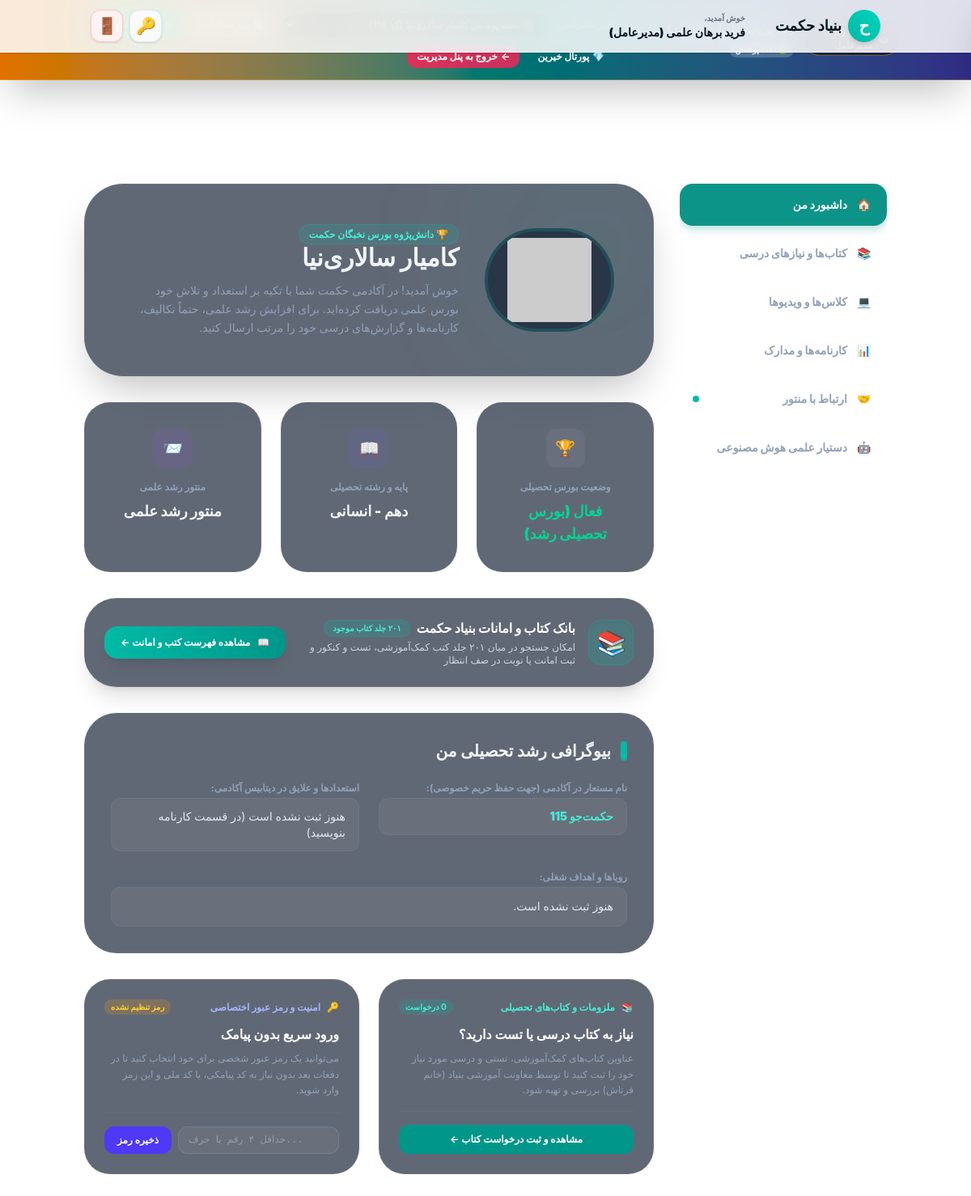
The page /student-dashboard.php?student_id=767 (signed in) on the database its author committed.
### tables this page shows
CREATE TABLE students (
            id INTEGER PRIMARY KEY AUTOINCREMENT,
            code TEXT UNIQUE,
            name TEXT,
            surname TEXT,
            national_id TEXT,
            phone TEXT,
            father_name TEXT,
            birthday TEXT,
            address TEXT,
            school TEXT,
            grade TEXT DEFAULT 'A',
            notes TEXT
        , photo_path TEXT, status TEXT DEFAULT 'active', mother_name TEXT, birth_place TEXT, field_of_study TEXT, guardian_phone TEXT, items_given TEXT, counselor TEXT, explanations TEXT, father_job TEXT, mother_job TEXT, account_number TEXT, avatar_url TEXT, alias_name TEXT, talents TEXT, dreams TEXT, bursary_eligible INTEGER DEFAULT 1, base_bursary INTEGER DEFAULT 20000000, computer_installment INTEGER DEFAULT 0, loan_installment INTEGER DEFAULT 0, other_deductions INTEGER DEFAULT 0, deductions_desc TEXT DEFAULT '', password TEXT, gender TEXT, language_class TEXT);

### student-dashboard.php (the view, shortened to what the rows shown need)
<?php
require_once 'includes/auth.php';
$is_management = has_role(['superadmin', 'secretary', 'education_deputy', 'board_member', 'admin']);
$is_admin_viewer = $is_management;
$is_operator_viana = is_viana() || has_role('data_operator') || ((int)($_SESSION['user_id'] ?? 0) === 745) || ((int)($_SESSION['related_id'] ?? 0) === 745) || (strtolower($_SESSION['username'] ?? '') === 'viana');
if ($is_admin_viewer) {
    $student_id = isset($_GET['student_id']) ? (int)$_GET['student_id'] : (isset($_SESSION['view_student_id']) ? (int)$_SESSION['view_student_id'] : 0);
} elseif ($is_operator_viana) {
    $student_id = 745;
    $all_students_list = [];
} else {
    $student_id = (int)($_SESSION['related_id'] ?? $_SESSION['user_id']);
    $all_students_list = [];
}
$stmt = $pdo->prepare("SELECT * FROM students WHERE id = ?");
$stmt->execute([$student_id]);
$student = $stmt->fetch();
$alias_name = $student['alias_name'] ?: 'دانش‌پژوه #' . $student['id'];
$student_status = $student['status'] ?: 'active';
$bursary_eligible = (int)($student['bursary_eligible'] ?? 0);
$is_bursary_active = in_array($student_status, ['active', 'university']) && ($bursary_eligible === 1);
if ($student_status === 'exited') {
    $status_badge_class = 'bg-rose-500/20 text-rose-300 border border-rose-500/40';
    $status_badge_text = '🔴 خروج از بورس (غیرفعال)';
    $bursary_card_title = 'وضعیت بورس تحصیلی';
    $bursary_card_val = 'غیرفعال (خروج از بورس)';
    $bursary_card_color = 'text-rose-400';
    $bursary_card_icon = '❌';
    $mentor_card_val = 'غیرفعال (پرونده مختومه)';
    $hero_desc = 'این پرونده تحصیلی در حال حاضر در وضعیت «خروج از بورس بنیاد حکمت» قرار دارد و پرداخت هرگونه بورسیه یا خدمات آموزشی فعال برای آن متوقف گردیده است.';
} else {
    if ($is_bursary_active) {
        $status_badge_class = 'bg-teal-500/15 text-teal-300 border border-teal-500/30';
        $status_badge_text = '🏆 دانش‌پژوه بورس نخبگان حکمت';
        $bursary_card_title = 'وضعیت بورس تحصیلی';
        $bursary_card_val = 'فعال (بورس تحصیلی رشد)';
        $bursary_card_color = 'text-emerald-400';
        $bursary_card_icon = '🏆';
        $mentor_card_val = 'منتور رشد علمی';
        $hero_desc = 'خوش آمدید! در آکادمی حکمت شما با تکیه بر استعداد و تلاش خود بورس علمی دریافت کرده‌اید. برای افزایش رشد علمی، حتماً تکالیف، کارنامه‌ها و گزارش‌های درسی خود را مرتب ارسال کنید.';
    }
}
?>
<!DOCTYPE html>
<html lang="fa" dir="rtl">
<head>
<link rel="stylesheet" href="/assets/tailwind.min.css">
</head>
<body class="bg-academy-950 text-slate-100 font-sans min-h-screen overflow-x-hidden"
    x-data="{
        activeTab: 'dashboard',
        showUploadModal: false
    }">
    <div class="container mx-auto px-4 py-8 lg:py-12">
        <div class="max-w-6xl mx-auto flex flex-col lg:flex-row gap-8">
            <div class="flex-1 min-w-0">
                <div id="tab-dashboard" class="tab-content space-y-8">
                    <div class="glass-panel rounded-[3rem] p-8 lg:p-12 relative overflow-hidden flex flex-col md:flex-row items-center gap-8 shadow-2xl">
                        <div class="text-center md:text-right space-y-3 relative z-10 flex-1">
                            <span class="<?php echo $status_badge_class; ?> px-3 py-1 rounded-full text-xs font-bold"><?php echo $status_badge_text; ?></span>
                            <h2 class="text-3xl font-black text-slate-100"><?php echo htmlspecialchars($student['name'] . ' ' . $student['surname']); ?></h2>
                            <p class="text-slate-400 text-sm max-w-xl leading-relaxed">
                                <?php echo $hero_desc; ?>
                            </p>
                        </div>
                    </div>
                    <div class="grid grid-cols-1 md:grid-cols-3 gap-6">
                        <div class="glass-panel p-8 rounded-[2rem] text-center border border-white/5">
                            <div class="w-12 h-12 bg-white/5 rounded-xl flex items-center justify-center text-xl mx-auto mb-4"><?php echo $bursary_card_icon; ?></div>
                            <h4 class="text-xs font-bold text-slate-400"><?php echo $bursary_card_title; ?></h4>
                            <div class="text-lg font-black <?php echo $bursary_card_color; ?> mt-2"><?php echo $bursary_card_val; ?></div>
                        </div>
                        <div class="glass-panel p-8 rounded-[2rem] text-center border border-white/5">
                            <div class="w-12 h-12 bg-indigo-500/10 text-indigo-400 rounded-xl flex items-center justify-center text-xl mx-auto mb-4">📖</div>
                            <h4 class="text-xs font-bold text-slate-400">پایه و رشته تحصیلی</h4>
                            <div class="text-lg font-black text-slate-100 mt-2"><?php echo htmlspecialchars($student['grade'] . ' - ' . ($student['field_of_study'] ?: 'عمومی')); ?></div>
                        </div>
                        <div class="glass-panel p-8 rounded-[2rem] text-center border border-white/5">
                            <div class="w-12 h-12 bg-purple-500/10 text-purple-400 rounded-xl flex items-center justify-center text-xl mx-auto mb-4">📨</div>
                            <h4 class="text-xs font-bold text-slate-400">منتور رشد علمی</h4>
                            <div class="text-lg font-black text-slate-100 mt-2"><?php echo $mentor_card_val; ?></div>
                        </div>
                    </div>
                    <div class="glass-panel p-8 rounded-[2.5rem] border border-white/5">
                        <div class="grid md:grid-cols-2 gap-6">
                            <div>
                                <label class="text-xs text-slate-400 font-bold block mb-1">نام مستعار در آکادمی (جهت حفظ حریم خصوصی):</label>
                                <div class="bg-white/5 border border-white/5 rounded-xl px-4 py-3 text-sm text-teal-300 font-black">
                                    <?php echo htmlspecialchars($alias_name); ?>
                                </div>
                            </div>
                            <div>
                                <label class="text-xs text-slate-400 font-bold block mb-1">استعدادها و علایق در دیتابیس آکادمی:</label>
                                <div class="bg-white/5 border border-white/5 rounded-xl px-4 py-3 text-sm text-slate-200">
                                    <?php echo htmlspecialchars($student['talents'] ?: 'هنوز ثبت نشده است (در قسمت کارنامه بنویسید)'); ?>
                                </div>
                            </div>
                            <div class="md:col-span-2">
                                <label class="text-xs text-slate-400 font-bold block mb-1">رویاها و اهداف شغلی:</label>
                                <div class="bg-white/5 border border-white/5 rounded-xl px-4 py-3 text-sm text-slate-200 leading-relaxed">
                                    <?php echo htmlspecialchars($student['dreams'] ?: 'هنوز ثبت نشده است.'); ?>
                                </div>
                            </div>
                        </div>
                    </div>
                </div>
    </div>
</body>
</html>

### rows shown on the page
students: status_badge_text "🏆 دانش‌پژوه بورس نخبگان حکمت", name+surname "کامیار سالاری‌نیا", hero_desc "خوش آمدید! در آکادمی حکمت شما با تکیه بر استعداد و تلاش خود بورس علمی دریافت کرده‌اید. برای افزایش رشد علمی، حتماً تکالیف، کارنامه‌ها و گزارش‌های درسی خود را مرتب ارسال کنید.", bursary_card_icon "🏆", bursary_card_title "وضعیت بورس تحصیلی", bursary_card_val "فعال (بورس تحصیلی رشد)", grade+field_of_study "دهم - انسانی", mentor_card_val "منتور رشد علمی", alias_name "حکمت‌جو 115", talents "هنوز ثبت نشده است (در قسمت کارنامه بنویسید)", dreams "هنوز ثبت نشده است."

### other values the page prints
$user_name "فرید برهان علمی (مدیرعامل)"
count($book_requests) "0"
